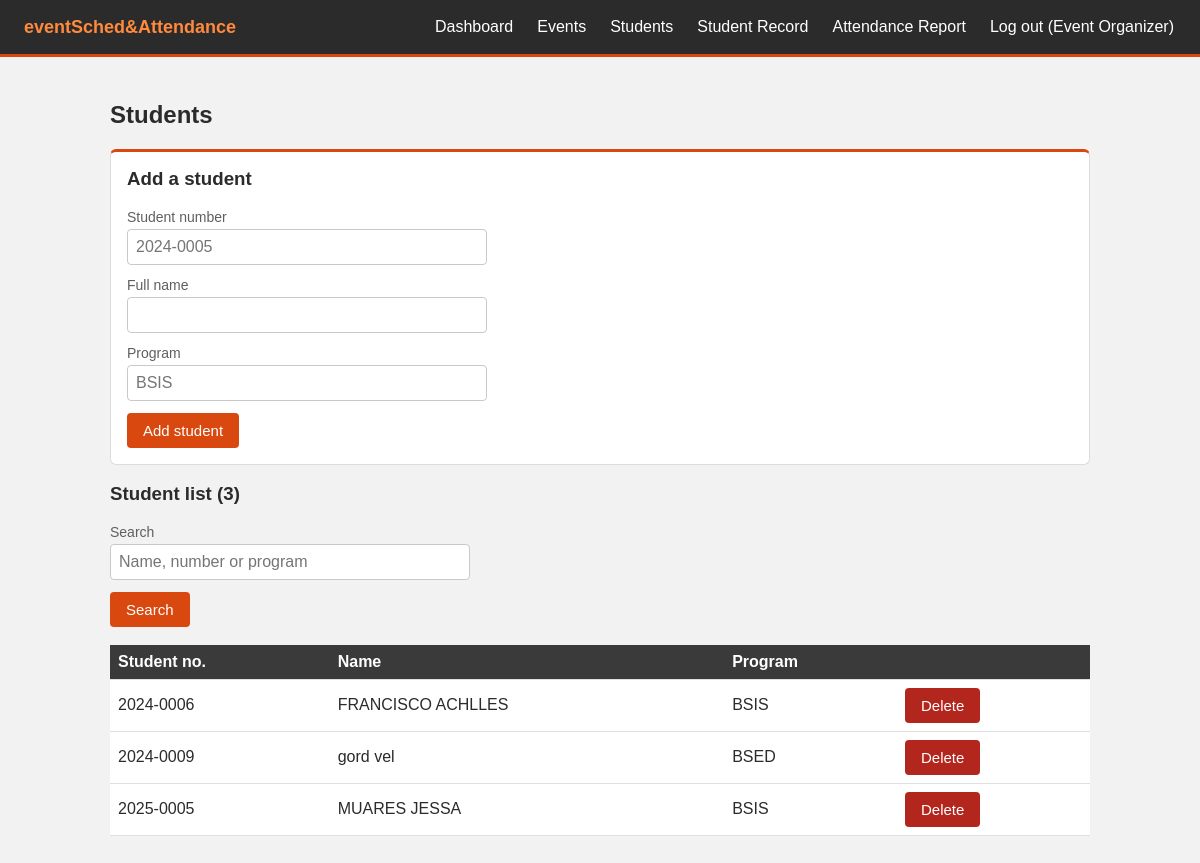
Screenshot of /students.php (signed in) with the database file from the repository.
### tables this page shows
CREATE TABLE `students` (
  `id` int(11) NOT NULL,
  `student_no` varchar(30) NOT NULL,
  `name` varchar(120) NOT NULL,
  `program` varchar(80) NOT NULL
);

### db.php (called while the page is built, shortened)
<?php
$conn = mysqli_connect("localhost", "root", "", "eventsched");
function run($sql, $types = "", $params = []) {
    global $conn;
    $stmt = mysqli_prepare($conn, $sql);
    if ($types != "") {
        mysqli_stmt_bind_param($stmt, $types, ...$params);
    }
    mysqli_stmt_execute($stmt);
    return mysqli_stmt_get_result($stmt);
}
function e($text) {
    return htmlspecialchars($text);
}

### students.php (the view, shortened to what this page needs)
<?php
require "db.php";
$q = trim($_GET['q'] ?? "");
$like = "%" . $q . "%";
$result = run("SELECT * FROM students
               WHERE student_no LIKE ? OR name LIKE ? OR program LIKE ?
               ORDER BY name", "sss", [$like, $like, $like]);
$students = [];
while ($row = mysqli_fetch_assoc($result)) {
    $students[] = $row;
}
include "header.php";
?>
<h2>Students</h2>
<div class="card">
  <h3 style="margin-top:0;">Add a student</h3>
  <form method="post">
    <label>Student number
      <input type="text" name="student_no" placeholder="2024-0005" required>
    </label>
    <label>Full name <input type="text" name="name" required></label>
    <label>Program <input type="text" name="program" placeholder="BSIS" required></label>
    <button type="submit">Add student</button>
  </form>
</div>
<h3>Student list (<?php echo count($students); ?>)</h3>
<form method="get">
  <label>Search
    <input type="text" name="q" value="<?php echo e($q); ?>" placeholder="Name, number or program">
  </label>
  <button type="submit">Search</button>
</form>
<br>
<table>
  <tr><th>Student no.</th><th>Name</th><th>Program</th><th></th></tr>
  <?php foreach ($students as $s) { ?>
  <tr>
    <td><?php echo e($s['student_no']); ?></td>
    <td><?php echo e($s['name']); ?></td>
    <td><?php echo e($s['program']); ?></td>
    <td>
      <form method="post" style="margin:0;" onsubmit="return confirm('Delete this student and all of their attendance and excuse records? This cannot be undone.');">
        <button type="submit" style="background:#b3261e;">Delete</button>
      </form>
    </td>
  </tr>
  <?php } ?>
</table>
<?php include "footer.php"; ?>

### style.css (style rules this page uses)
body { margin: 0; font-family: Arial, sans-serif; color: #2b2b2b; background: #f2f2f2; }
h2, h3 { color: #2b2b2b; }
label { display: block; margin-bottom: 12px; color: #5f5f5f; font-size: 14px; }
input, select { display: block; width: 100%; max-width: 360px; padding: 8px; margin-top: 4px; font-size: 16px; box-sizing: border-box; background: #ffffff; border: 1px solid #c9c9c9; border-radius: 4px; }
button { background: #d9480f; color: #ffffff; border: 0; padding: 9px 16px; font-size: 15px; cursor: pointer; border-radius: 4px; }
table { width: 100%; border-collapse: collapse; margin-bottom: 20px; background: #ffffff; }
th, td { text-align: left; padding: 8px; border-bottom: 1px solid #e0e0e0; vertical-align: middle; }
th { background: #3a3a3a; color: #ffffff; }
.card { background: #ffffff; border: 1px solid #dcdcdc; border-top: 3px solid #d9480f; border-radius: 6px; padding: 16px; margin: 14px 0; }

### rows the page displays
students: student_no "2024-0006", name "FRANCISCO ACHLLES", program "BSIS"
students: student_no "2024-0009", name "gord vel", program "BSED"
students: student_no "2025-0005", name "MUARES JESSA", program "BSIS"

### other values shown
$_SESSION['name'] "Event Organizer"
count($students) "3"
